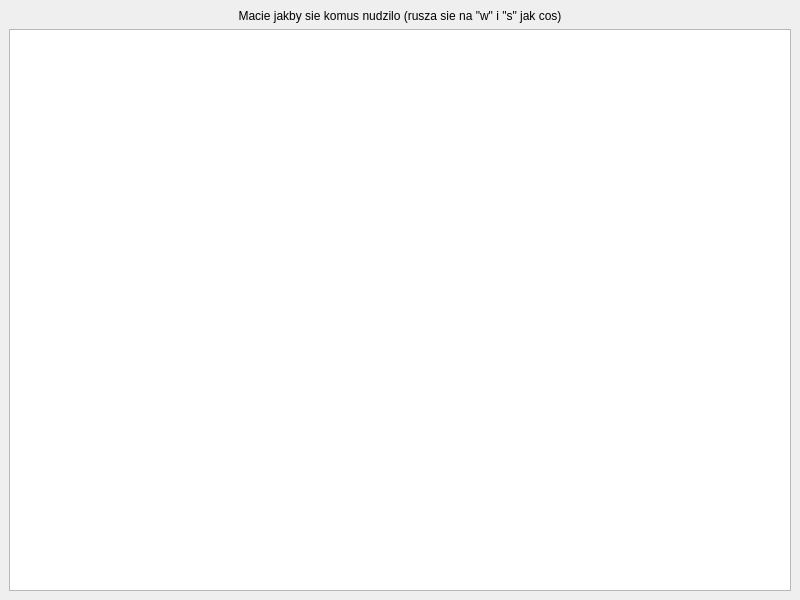
<?xml version="1.0" encoding="UTF-8"?>
<ui version="4.0">
 <class>MainWindow</class>
 <widget class="QMainWindow" name="MainWindow">
  <property name="geometry">
   <rect>
    <x>0</x>
    <y>0</y>
    <width>800</width>
    <height>600</height>
   </rect>
  </property>
  <property name="windowTitle">
   <string>MainWindow</string>
  </property>
  <widget class="QWidget" name="centralwidget">
   <layout class="QVBoxLayout" name="verticalLayout">
    <item>
     <widget class="QLabel" name="label">
      <property name="text">
       <string>Macie jakby sie komus nudzilo (rusza sie na &quot;w&quot; i &quot;s&quot; jak cos)</string>
      </property>
      <property name="alignment">
       <set>Qt::AlignCenter</set>
      </property>
     </widget>
    </item>
    <item>
     <widget class="QTableWidget" name="tableWidget"/>
    </item>
   </layout>
  </widget>
 </widget>
 <resources/>
 <connections/>
</ui>
